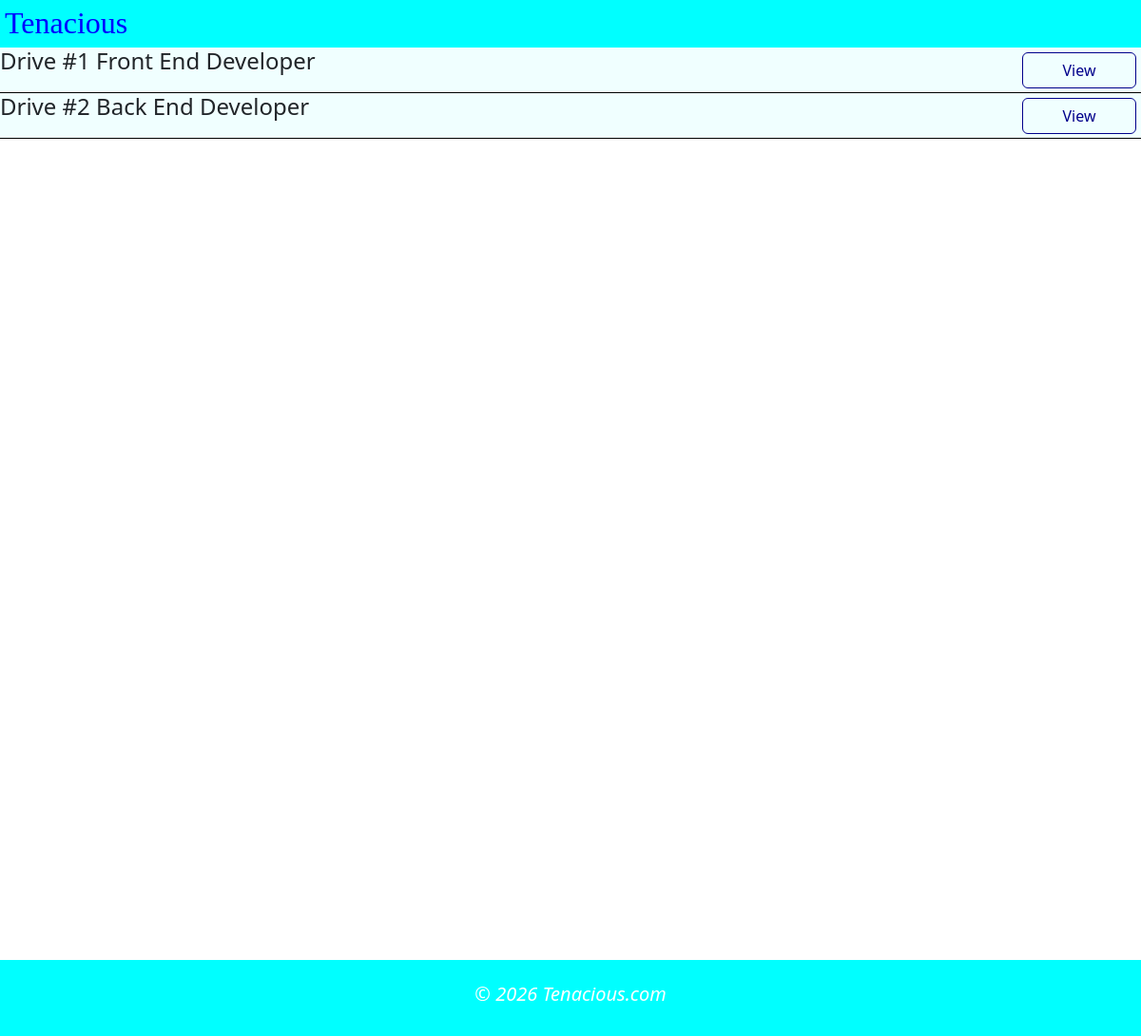
Page /company/all-drives/1 (signed in) on the earlier database version.
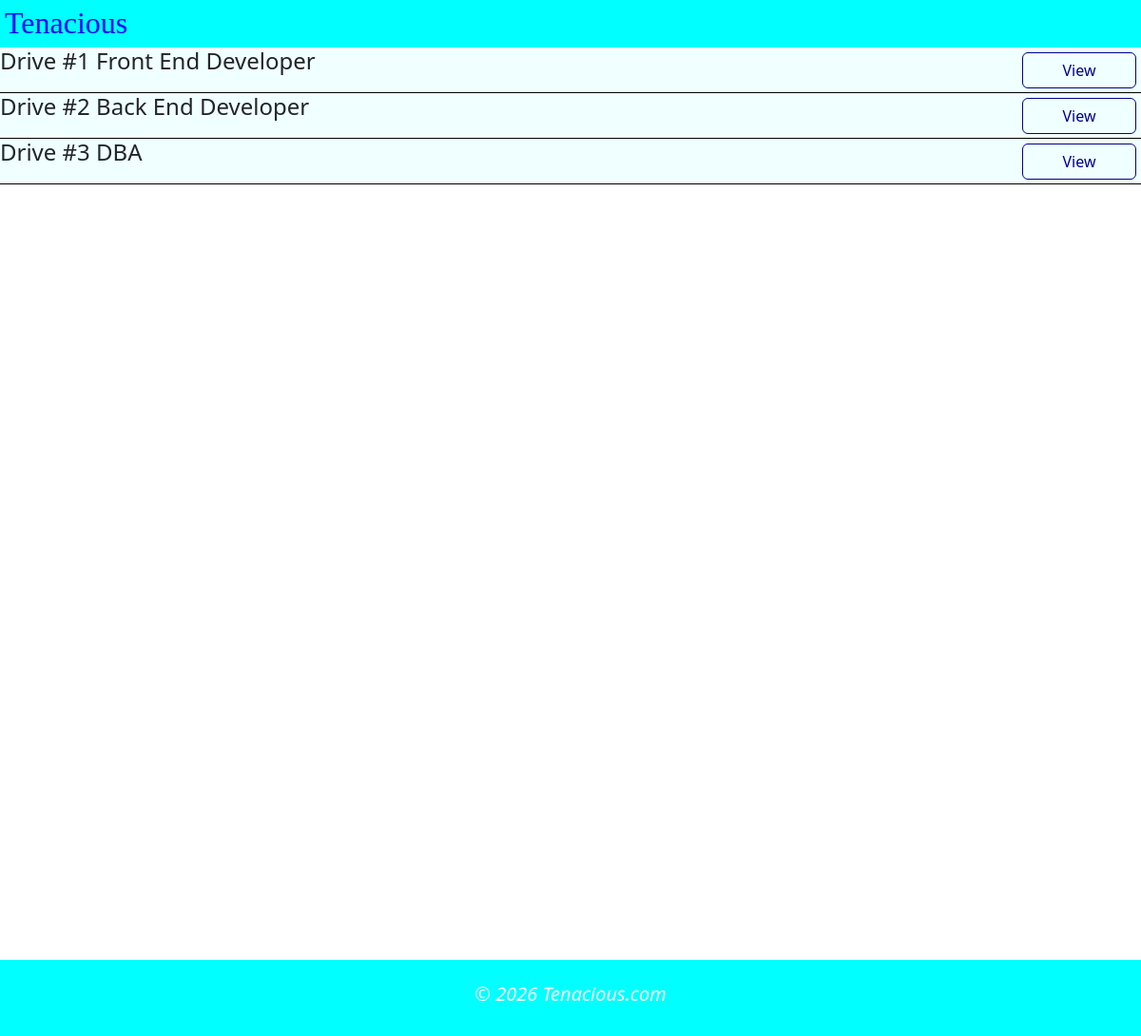
Same page on the later database version.
### dbmodel.py (models this page shows, shortened)
class Drive(db.Model):
    __tablename__ = 'drive'
    d_id = db.Column(db.Integer(), primary_key = True, unique = True, autoincrement = True)
    role = db.Column(db.String(100), nullable = False)
    package = db.Column(db.String(100), nullable = False)
    experience =  db.Column(db.String(100), nullable = False)
    status = db.Column(db.String(100), nullable = False)
    company_id = db.Column(db.Integer, db.ForeignKey('company.c_id'), nullable=False)
    skills = db.relationship('Skill', backref='drive', lazy = True)
    applications = db.relationship('Application', backref = 'drive', lazy = True)

### app.py (the view)
@app.route("/company/all-drives/<int:com_id>")
def com_drives(com_id):
    if session.get('user') != 'company':
        return redirect("/login")
    if session.get('company_id') != com_id:
        return "Unauthorized access"
    company = com.query.get(com_id)
    drives = company.drives
    return render_template("comdrives.html", drives = drives)

### templates/comdrives.html
{% extends "layout.html" %}
{% block main %}
<div>
    {% for drive in drives %}
        <div class="section-list"><h4>Drive #{{drive.d_id}} {{drive.role}}</h4>
                <div class="multiple-button-div">
                    <a class="btn nav-button crud-buttons" href=" {{ url_for("edit", drive_id = drive.d_id, com_id = drive.company.c_id) }} ">View</a>
                </div>
            </div>
    {% endfor %}
</div>
{% endblock main %}

Differences in the rows shown:
added Drive: d_id "3", role "DBA"
